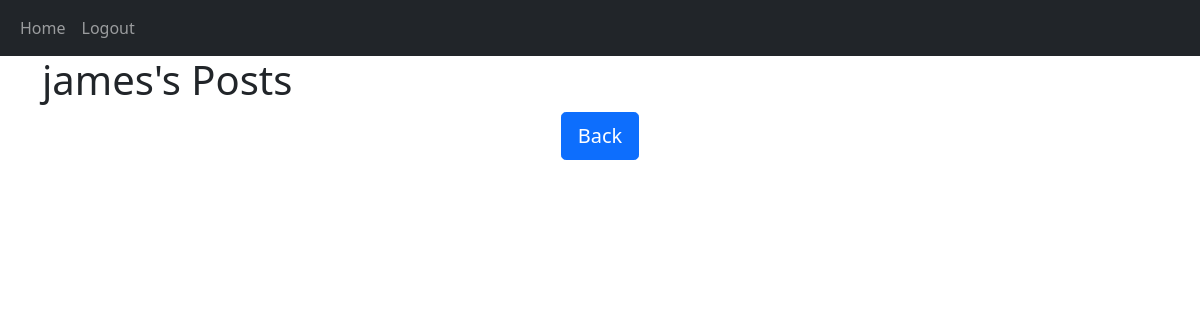
Before: /posts/james (signed in) with the older database file.
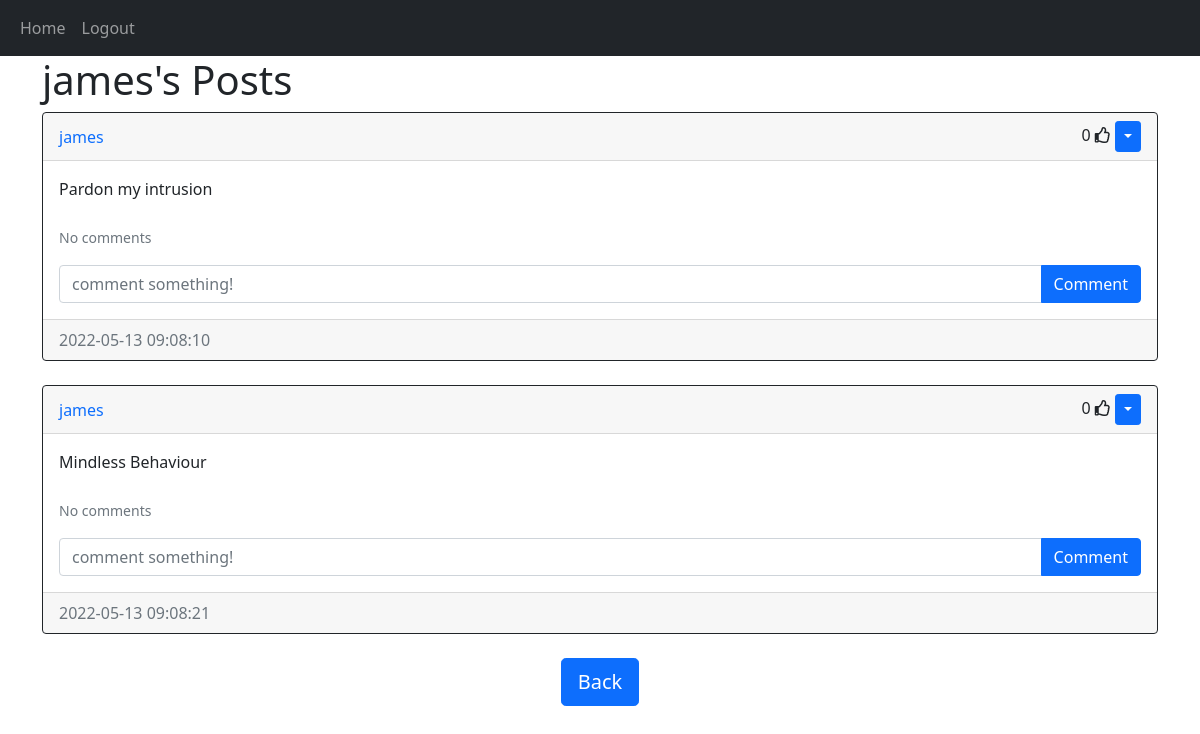
After: the same page with the newer database file.
### website/models/user.py (models this page shows)
class User(db.Model, UserMixin):
    id = db.Column(db.Integer, primary_key = True)
    email = db.Column(db.String(150), unique = True)
    username = db.Column(db.String(150), unique = True)
    password = db.Column(db.String(150))
    date_created = db.Column(db.DateTime (timezone = True), default = func.now())
    posts = db.relationship('Post', backref = 'user', passive_deletes = True)
    comments = db.relationship('Comment', backref = 'user', passive_deletes = True)
    likes = db.relationship('Like', backref = 'user', passive_deletes = True)

### website/models/posts.py (models this page shows)
class Post(db.Model):
    id = db.Column(db.Integer, primary_key = True)
    text = db.Column(db.Text, nullable = False)
    date_created = db.Column(db.DateTime (timezone = True), default = func.now())
    author = db.Column(db.Integer, db.ForeignKey('user.id', ondelete = 'CASCADE'), nullable= False)
    comments = db.relationship('Comment', backref = 'post', passive_deletes = True)

### website/views.py (the view)
@views.route('/posts/<username>')
@login_required
def posts(username):
    user = User.query.filter_by(username = username).first()
    if not user:
        flash('No user with that username exists', category='error')
        return redirect(url_for('views.home'))
    posts = user.posts
    return render_template('posts.html', user = current_user, posts = posts, username = username)

### website/__init__.py (called while the page is built)
def create_app():
    app = Flask(__name__)
    app.config['SECRET_KEY'] = '3456789032072dsjhe$@!@*hnui12'
    app.config['SQLALCHEMY_DATABASE_URI'] = f'sqlite:///{DB_NAME}'
    app.config['SQLALCHEMY_TRACK_MODIFICATIONS'] = False
    db.init_app(app)
    app.register_blueprint(views, url_prefix = '/')
    app.register_blueprint(auth, url_prefix = '/')
    create_database(app)
    login_manager = LoginManager()
    login_manager.login_view = 'auth.login'
    login_manager.init_app(app)
    @login_manager.user_loader
    def load_user(id):
       return User.query.get(int(id))
    return app

### website/templates/posts.html (shortened to what this page needs)
{% extends 'posts_div.html' %}
{% block header %}
{{username}}'s Posts
{% endblock %}
{% block footer %}
<div align = 'center'>
    <a href="/home">
        <button class="btn btn-primary btn-lg">
        Back
        </button>
    </a>
</div>
{% endblock %}

### website/templates/posts_div.html (shortened to what this page needs)
{% extends 'base.html' %}
{% block content %}
<h1 align="'center">{% block header %}Posts{% endblock %}</h1>
<div id="posts">
    {% for post in posts %}
    <div class="card border-dark">
        <div class="card-header d-flex justify-content-between align-items-center">
            <a href="/posts/{{post.user.username}}" style="text-decoration: none;">{{post.user.username}}</a>
            <div>
                <span id="likes-count-{{post.id}}">
                {{post.likes|length}}
                </span>
                {% if user.id in post.likes|map(attribute = 'author')|list %}
                <i class="fas fa-thumbs-up" id="like-button-{{post.id}}" onclick="like({{post.id}})"></i>
                {% else %}
                <i class="far fa-thumbs-up" id="like-button-{{post.id}}" onclick="like({{post.id}})"></i>
                {% endif %}
                {% if user.id == post.author %}
                <div class="btn-group">
                    <button type="button" class="btn btn-sm btn-primary dropdown-toggle" data-bs-toggle = "dropdown"></button>
                </div>
                {% endif %}
            </div>
        </div>
        <div class="card-body">
            <div class="card-text">{{post.text}}</div>
            <br/>
            <p class="card-text">
                {% if post.comments|length > 0 %}
                <a href="#comments-{{post.id}}" data-bs-toggle="collapse" role="button" style="text-decoration: none;">
                <small>View {{post.comments|length}} Comments</small>
                </a>
                {% else %}
                <small class="text-muted">No comments</small>
                {% endif %}
            </p>
            <form action="/create_comment/{{post.id}}" method = 'POST' class="input-group mb3">
                <input type="text" name="text" id="text" class="form-control" placeholder="comment something!" />
                <button type="submit" class="btn btn-primary">Comment</button>
            </form>
        </div>
        <div class="card-footer text-muted">{{post.date_created}}</div>
    </div>
    <br/>
    {% endfor %}
    </div>
    {% block footer %}{% endblock %}
{% endblock %}

### website/templates/base.html (shortened to what this page needs)
<!DOCTYPE html>
<html lang="en">
<head>
    <link href="https://cdnjs.cloudflare.com/ajax/libs/font-awesome/5.13.0/css/all.min.css" rel="stylesheet">
    <link href="https://cdn.jsdelivr.net/npm/bootstrap@5.1.3/dist/css/bootstrap.min.css" rel="stylesheet">
</head>
<body>
    <nav class="navbar navbar-expand-lg navbar-dark bg-dark">
        <div class="container-fluid">
            <div class="collapse navbar-collapse" id="navbar">
                <div class="navbar-nav">
                    <a href="/home" class="nav-item nav-link">Home</a>
                    {% if user.is_authenticated %}
                    <a href="/logout" class="nav-item nav-link">Logout</a>
                    {% else %}
                    <a href="/login" class="nav-item nav-link">Login</a>
                    <a href="/signup" class="nav-item nav-link">Signup</a>
                    {% endif %}
                </div>
            </div>
        </div>
    </nav>
    <div class="container">{% block content %}{% endblock %}</div>
</body>
</html>

Changed rows visible on the page:
added Post: user.username "james", likes|length "0", text "Pardon my intrusion", date_created "2022-05-13 09:08:10"
added Post: user.username "james", likes|length "0", text "Mindless Behaviour", date_created "2022-05-13 09:08:21"
